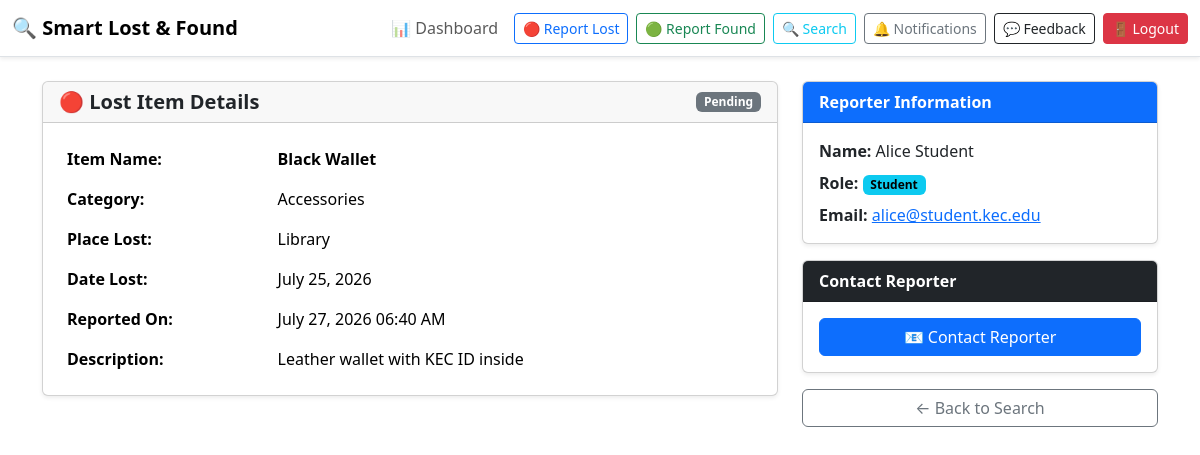
Page /items/item_details.php?type=lost&id=1 (signed in) on the committed database.
### tables this page shows
CREATE TABLE IF NOT EXISTS lost_items (
  lost_id INT AUTO_INCREMENT PRIMARY KEY,
  user_id INT NOT NULL,
  item_name VARCHAR(150) NOT NULL,
  category VARCHAR(100) NOT NULL,
  place_lost VARCHAR(150) NOT NULL,
  date_lost DATE NOT NULL,
  description TEXT,
  image VARCHAR(255),
  status ENUM('Pending','Matched','Returned') DEFAULT 'Pending',
  created_at TIMESTAMP DEFAULT CURRENT_TIMESTAMP,
  FOREIGN KEY (user_id) REFERENCES users(user_id) ON DELETE CASCADE
);

CREATE TABLE IF NOT EXISTS users (
  user_id INT AUTO_INCREMENT PRIMARY KEY,
  name VARCHAR(120) NOT NULL,
  email VARCHAR(160) NOT NULL UNIQUE,
  password VARCHAR(255) NOT NULL,
  role ENUM('student','staff','admin') NOT NULL DEFAULT 'student',
  created_at TIMESTAMP DEFAULT CURRENT_TIMESTAMP
);

### src/utils/sanitize.php (called while the page is built, shortened)
<?php
if (!function_exists('sanitize')) {
    function sanitize($conn, $value) {
        $trimmed = trim((string)$value);
        if ($conn && is_object($conn)) {
            return mysqli_real_escape_string($conn, $trimmed);
        }
        return addslashes($trimmed);
    }
}
if (!function_exists('cleanHtml')) {
    function cleanHtml($value) {
        return htmlspecialchars((string)$value, ENT_QUOTES, 'UTF-8');
    }
}

### config/database.php (called while the page is built, shortened)
<?php
function dbQuery($conn, $sql, $params = []) {
    $stmt = mysqli_prepare($conn, $sql);
    $types = '';
    foreach ($params as $p) {
        if (is_int($p)) {
            $types .= 'i';
        } elseif (is_float($p)) {
            $types .= 'd';
        } else {
            $types .= 's';
        }
    }
    mysqli_stmt_bind_param($stmt, $types, ...$params);
    if (!mysqli_stmt_execute($stmt)) {
        error_log("Database execute error: " . mysqli_stmt_error($stmt));
        mysqli_stmt_close($stmt);
        return false;
    }
    $res = mysqli_stmt_get_result($stmt);
    if ($res !== false) {
        return $res;
    }
    $affected = mysqli_stmt_affected_rows($stmt);
    return $affected >= 0;
}
function dbFetchOne($conn, $sql, $params = []) {
    $res = dbQuery($conn, $sql, $params);
    if ($res && is_object($res)) {
        $row = mysqli_fetch_assoc($res);
        return $row !== null ? $row : null;
    }
    return null;
}

### src/utils/auth.php (called while the page is built, shortened)
<?php
if (!function_exists('currentUserId')) {
    function currentUserId() {
        return $_SESSION['user_id'] ?? null;
    }
}

### src/utils/helpers.php (called while the page is built, shortened)
<?php
if (!function_exists('baseUrl')) {
    function baseUrl($path = '') {
        $trimmed = ltrim((string)$path, '/');
        $cleanBase = ltrim(BASE_URL, '/');
        return BASE_URL . ($trimmed !== '' ? '/' . $trimmed : '');
    }
}
if (!function_exists('url')) {
    function url($path = '') {
        return baseUrl($path);
    }
}

### items/item_details.php (the view, shortened to what this page needs)
<?php
require_once __DIR__ . '/../config/config.php';
$uid = currentUserId();
$role = currentUserRole();
$dashboardUrl = $role === 'staff' ? 'staff/dashboard.php' : 'student/dashboard.php';
$type = sanitize($conn, $_GET['type'] ?? '');
$id = (int)($_GET['id'] ?? 0);
$item = null;
$isOwner = false;
if ($type === 'lost') {
    $item = dbFetchOne($conn, "SELECT l.*, u.name AS user_name, u.email AS user_email, u.role AS user_role
        FROM lost_items l
        JOIN users u ON l.user_id = u.user_id
        WHERE l.lost_id = ? LIMIT 1", [$id]);
    if ($item) {
        $isOwner = ((int)$item['user_id'] === (int)$uid);
    }
}
?>
<!doctype html>
<html lang="en">
<head>
  <?php include __DIR__ . '/../components/head.php'; ?>
</head>
<body>
  <?php include __DIR__ . '/../components/navbar.php'; ?>
  <div class="container py-4">
    <div class="row g-4">
      <div class="col-lg-8">
        <div class="card shadow-sm">
          <div class="card-header d-flex justify-content-between align-items-center">
            <h5 class="mb-0 fw-bold"><?php echo $type === 'lost' ? '🔴' : '🟢'; ?> <?php echo ucfirst($type); ?> Item Details</h5>
            <span class="badge text-bg-<?php echo $item['status']==='Returned'?'success':($item['status']==='Matched'?'warning':'secondary'); ?>">
              <?php echo $item['status']; ?>
            </span>
          </div>
          <div class="card-body">
            <div class="table-responsive">
              <table class="table table-borderless align-middle mb-0">
                <tr>
                  <th style="width: 30%;">Item Name:</th>
                  <td><strong><?php echo cleanHtml($item['item_name']); ?></strong></td>
                </tr>
                <tr>
                  <th>Category:</th>
                  <td><?php echo cleanHtml($item['category']); ?></td>
                </tr>
                <tr>
                  <th><?php echo $type === 'lost' ? 'Place Lost:' : 'Place Found:'; ?></th>
                  <td><?php echo cleanHtml($type === 'lost' ? $item['place_lost'] : $item['place_found']); ?></td>
                </tr>
                <tr>
                  <th><?php echo $type === 'lost' ? 'Date Lost:' : 'Date Found:'; ?></th>
                  <td><?php echo date('F d, Y', strtotime($type === 'lost' ? $item['date_lost'] : $item['date_found'])); ?></td>
                </tr>
                <tr>
                  <th>Reported On:</th>
                  <td><?php echo date('F d, Y h:i A', strtotime($item['created_at'])); ?></td>
                </tr>
                <?php if ($item['description']): ?>
                <tr>
                  <th>Description:</th>
                  <td><?php echo nl2br(cleanHtml($item['description'])); ?></td>
                </tr>
                <?php endif; ?>
              </table>
            </div>
          </div>
        </div>
      </div>
      <div class="col-lg-4">
        <div class="card shadow-sm mb-3">
          <div class="card-header bg-primary text-white fw-bold">Reporter Information</div>
          <div class="card-body">
            <p class="mb-2"><strong>Name:</strong> <?php echo cleanHtml($item['user_name']); ?></p>
            <p class="mb-2"><strong>Role:</strong> <span class="badge text-bg-info"><?php echo ucfirst($item['user_role']); ?></span></p>
            <p class="mb-0"><strong>Email:</strong> <a href="mailto:<?php echo cleanHtml($item['user_email']); ?>"><?php echo cleanHtml($item['user_email']); ?></a></p>
          </div>
        </div>
        <?php if ($isOwner): ?>
        <div class="card shadow-sm">
          <div class="card-header bg-dark text-white fw-bold">Your Item</div>
          <div class="card-body">
            <?php if ($type === 'lost' && $item['status'] !== 'Returned'): ?>
            <a href="<?php echo url($dashboardUrl . '?return=' . $item['lost_id']); ?>"
               class="btn btn-success w-100 mb-2" onclick="return confirmReturn()">Mark as Returned</a>
            <?php endif; ?>
            <a href="<?php echo url($dashboardUrl); ?>" class="btn btn-outline-secondary w-100">View in Dashboard</a>
          </div>
        </div>
        <?php else: ?>
        <div class="card shadow-sm">
          <div class="card-header bg-dark text-white fw-bold">Contact Reporter</div>
          <div class="card-body">
            <a href="mailto:<?php echo cleanHtml($item['user_email']); ?>?subject=Regarding%20<?php echo urlencode($item['item_name']); ?>%20on%20Smart%20Lost%20and%20Found"
               class="btn btn-primary w-100">📧 Contact Reporter</a>
          </div>
        </div>
        <?php endif; ?>
        <div class="mt-3">
          <a href="<?php echo url('items/search_items.php'); ?>" class="btn btn-outline-secondary w-100">← Back to Search</a>
        </div>
      </div>
    </div>
  </div>
  <?php include __DIR__ . '/../components/footer.php'; ?>

### assets/css/style.css (style rules this page uses)
body,html { height:100%; }
.btn, .form-control, .form-select { touch-action: manipulation; }
.table-responsive { -webkit-overflow-scrolling: touch; scrollbar-width: thin; position: relative; border-radius: 8px; }

### rows in the picture
lost_items: status "Pending", item_name "Black Wallet", category "Accessories", place_lost "Library", date_lost "July 25, 2026", created_at "July 27, 2026 06:40 AM", description "Leather wallet with KEC ID inside", user.name "Alice Student", user.role "Student", user.email "alice@student.kec.edu"

### other values in the picture
$type "Lost"
